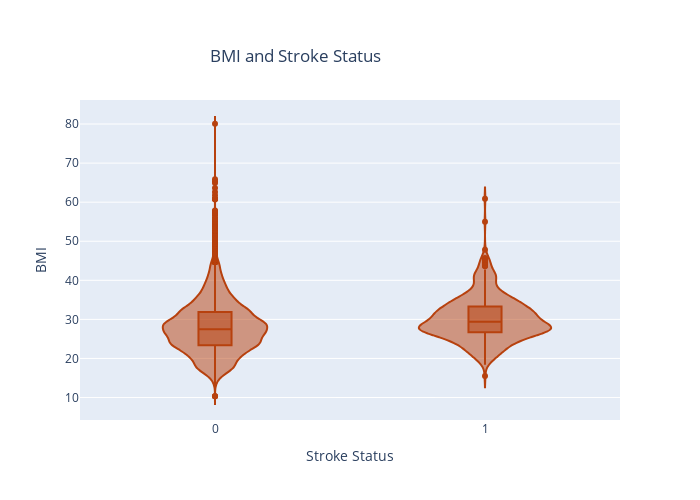

Source (notebook cell):
### Code cell
fig = px.violin(
    data,
    y = "bmi",
    x = "stroke",
    box = True,
    width = 700,
    height = 500,
    color_discrete_sequence = plot_color,
    title = "BMI and Stroke Status",
    labels = {
        "stroke": "Stroke Status",
        "bmi": "BMI"
    }
)
fig.update_layout(
    title_x = 0.3,
    title_y = 0.9
)
fig.show()

### Figure 1 — Plotly figure (JSON) as saved in the notebook; plotly's stock layout.template omitted (floating-point values rounded to 4 significant figures; data arrays with more than 128 entries replaced by an {"elided": "..."} marker saying what was removed)
{"data": [{"alignmentgroup": "True", "box": {"visible": true}, "hovertemplate": "Stroke Status=%{x}<br>BMI=%{y}<extra></extra>", "legendgroup": "", "marker": {"color": "#B7410E"}, "name": "", "offsetgroup": "", "orientation": "v", "scalegroup": "True", "showlegend": false, "type": "violin", "x": {"elided": "15303 int values"}, "x0": " ", "xaxis": "x", "y": {"elided": "15303 float values"}, "y0": " ", "yaxis": "y"}], "layout": {"height": 500, "legend": {"tracegroupgap": 0}, "title": {"text": "BMI and Stroke Status", "x": 0.3, "y": 0.9}, "violinmode": "group", "width": 700, "xaxis": {"anchor": "y", "domain": [0, 1], "title": {"text": "Stroke Status"}}, "yaxis": {"anchor": "x", "domain": [0, 1], "title": {"text": "BMI"}}}}
